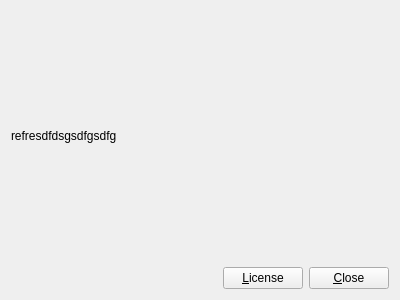
<?xml version="1.0" encoding="UTF-8"?>
<ui version="4.0">
 <class>Form</class>
 <widget class="QWidget" name="Form">
  <property name="geometry">
   <rect>
    <x>0</x>
    <y>0</y>
    <width>400</width>
    <height>300</height>
   </rect>
  </property>
  <property name="windowTitle">
   <string>Form</string>
  </property>
  <layout class="QGridLayout" name="gridLayout_2">
   <item row="1" column="2">
    <widget class="QPushButton" name="pushButton">
     <property name="text">
      <string>&amp;Close</string>
     </property>
    </widget>
   </item>
   <item row="1" column="1">
    <widget class="QPushButton" name="pushButton_2">
     <property name="text">
      <string>&amp;License</string>
     </property>
    </widget>
   </item>
   <item row="1" column="0">
    <spacer name="horizontalSpacer">
     <property name="orientation">
      <enum>Qt::Horizontal</enum>
     </property>
     <property name="sizeHint" stdset="0">
      <size>
       <width>40</width>
       <height>20</height>
      </size>
     </property>
    </spacer>
   </item>
   <item row="0" column="0" colspan="3">
    <widget class="QLabel" name="label">
     <property name="text">
      <string>refresdfdsgsdfgsdfg</string>
     </property>
    </widget>
   </item>
  </layout>
 </widget>
 <resources/>
 <connections/>
</ui>
